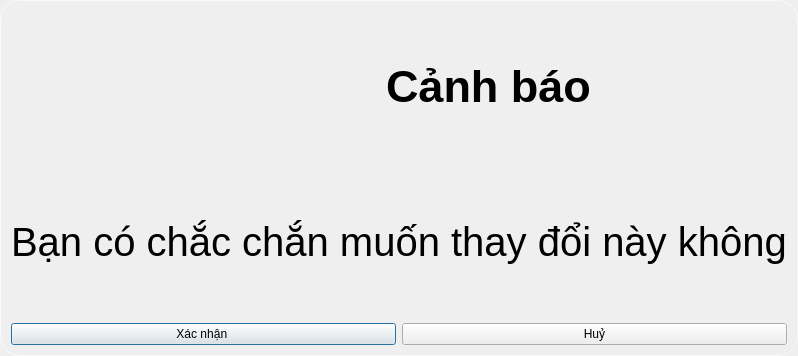
<?xml version="1.0" encoding="UTF-8"?>
<ui version="4.0">
 <class>Dialog</class>
 <widget class="QDialog" name="Dialog">
  <property name="geometry">
   <rect>
    <x>0</x>
    <y>0</y>
    <width>665</width>
    <height>356</height>
   </rect>
  </property>
  <property name="windowTitle">
   <string>Dialog</string>
  </property>
  <property name="styleSheet">
   <string notr="true">QDialog {
    background: qlineargradient(x1:0, y1:0, x2:1, y2:1,
                stop:0 rgba(254, 249, 195, 0.9),
                stop:1 rgba(254, 240, 138, 0.8));
    border-radius: 20px;
    border: 1px solid rgba(255, 255, 255, 0.6);
}

QLabel#warning_title {
    ccolor: rgb(0, 0, 0);
    font-size: 22px;
    font-weight: 600;
    margin: 20px;
}

QLabel#warning_message {
    background-color: rgba(255, 255, 255, 0.8);
    color: rgba(100, 116, 139, 1);
    font-size: 15px;
    padding: 20px;
    border-radius: 12px;
    margin: 12px;
}

QPushButton#confirm_btn {
    background: qlineargradient(x1:0, y1:0, x2:0, y2:1,
                stop:0 rgba(252, 165, 165, 0.8),
                stop:1 rgba(239, 68, 68, 0.7));
    color: rgb(0, 0, 0);
    border: none;
    border-radius: 12px;
    padding: 14px 28px;
    font-weight: 500;
    margin: 6px;
}

QPushButton#cancel_btn {
    background-color: rgba(255, 255, 255, 0.9);
    color: rgb(0, 0, 0);
    border: 1px solid rgba(147, 165, 207, 0.4);
    border-radius: 12px;
    padding: 14px 28px;
    font-weight: 500;
    margin: 6px;
}

QPushButton#cancel_btn:hover {
    background-color: rgba(240, 249, 255, 0.9);
    border: 1px solid rgba(147, 165, 207, 0.6);
}
</string>
  </property>
  <layout class="QVBoxLayout" name="verticalLayout_2">
   <item>
    <widget class="QLabel" name="labelIcon">
     <property name="font">
      <font>
       <pointsize>34</pointsize>
       <weight>75</weight>
       <bold>true</bold>
      </font>
     </property>
     <property name="text">
      <string>                              Cảnh báo</string>
     </property>
    </widget>
   </item>
   <item>
    <widget class="QLabel" name="labelMessage">
     <property name="font">
      <font>
       <pointsize>30</pointsize>
      </font>
     </property>
     <property name="text">
      <string>Bạn có chắc chắn muốn thay đổi này không</string>
     </property>
    </widget>
   </item>
   <item>
    <layout class="QHBoxLayout" name="horizontalLayout">
     <item>
      <widget class="QPushButton" name="pushButtonConfirm">
       <property name="text">
        <string>Xác nhận </string>
       </property>
      </widget>
     </item>
     <item>
      <widget class="QPushButton" name="pushButtonCancelConfirm">
       <property name="text">
        <string>Huỷ</string>
       </property>
      </widget>
     </item>
    </layout>
   </item>
  </layout>
 </widget>
 <resources/>
 <connections/>
</ui>
